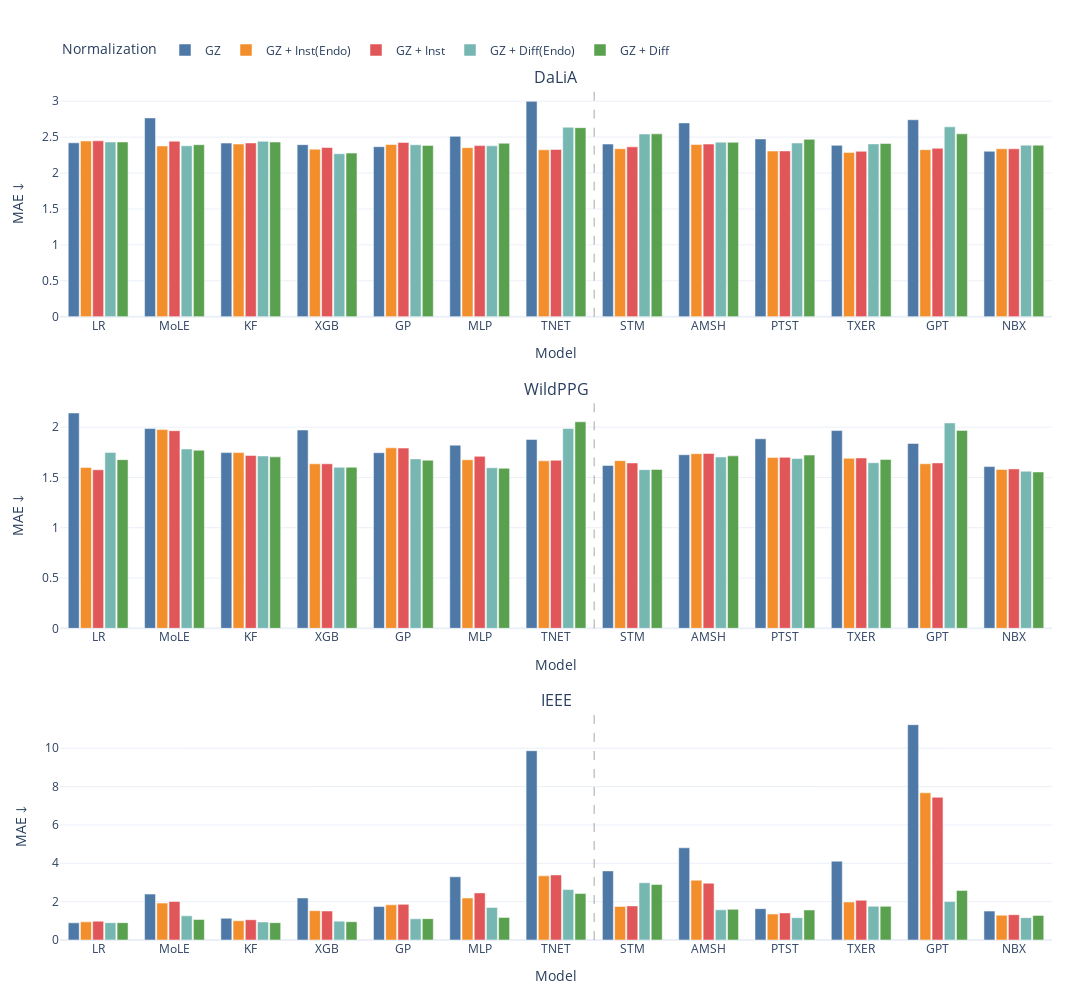

Notebook source saved alongside this figure:
### Code cell
import numpy as np
import plotly.graph_objects as go
from plotly.subplots import make_subplots

from src.constants import model_to_abbr, dataset_to_name

# --------------------
# Inputs
# --------------------
datasets = ["dalia", "wildppg", "ieee"]
norms = ["GZ", "GZ + Inst(Endo)", "GZ + Inst", "GZ + Diff(Endo)", "GZ + Diff"]

# Fixed colors per normalization (consistent across all rows)
norm_colors = {
    "GZ":               "#4E79A7",
    "GZ + Inst(Endo)":  "#F28E2B",
    "GZ + Inst":        "#E15759",
    "GZ + Diff(Endo)":  "#76B7B2",
    "GZ + Diff":        "#59A14F",
}

bm = [b for b in BASELINES if b != "msar"]
# Build matrices: each is (n_models, n_norms)
data = {}
for d in datasets:
    metrics = dataset_metrics[d]
    data[d] = (
        compute_matrix(bm, metrics),  # baselines (first 7)
        compute_matrix(DL, metrics),         # deep learning (last 7)
    )

# X order: 7 baselines + 7 DL (make sure MSAR is in BASELINES)
x_models_baseline = [model_to_abbr[m] for m in bm]   # includes MSAR
x_models_dl       = [model_to_abbr[m] for m in DL]
x_models_all      = x_models_baseline + x_models_dl

# Global y range (or compute per-row if you prefer)
all_vals = []
for d in datasets:
    bz, dz = data[d]
    all_vals.append(np.concatenate([bz, dz], axis=0))
all_vals = np.concatenate(all_vals, axis=0)
ymin, ymax = float(np.nanmin(all_vals)), float(np.nanmax(all_vals))
pad = 0.05 * (ymax - ymin if ymax > ymin else 1.0)
yrange = [ymin - pad, ymax + pad]

# --------------------
# Figure: 3 rows (one per dataset), 1 column
# --------------------
fig = make_subplots(
    rows=len(datasets), cols=1,
    shared_xaxes=False, shared_yaxes=False,
    subplot_titles=[dataset_to_name[d] for d in datasets],
    vertical_spacing=0.10
)

# Show each normalization once in legend (top row)
legend_shown_for_norm = {n: False for n in norms}

for r, d in enumerate(datasets, start=1):
    base_z, dl_z = data[d]          # shapes: (7, 5) each
    z_full = np.vstack([base_z, dl_z])  # shape: (14, 5)

    # One trace per normalization; Plotly will group bars by x category
    for j, norm in enumerate(norms):
        fig.add_trace(
            go.Bar(
                x=x_models_all,
                y=z_full[:, j],
                name=norm,
                legendgroup=norm,
                # ⚠️ DO NOT set offsetgroup/alignmentgroup here
                marker_color=norm_colors[norm],
                showlegend=(not legend_shown_for_norm[norm] and r == 1),
                hovertemplate="Model: %{x}<br>Norm: " + norm + "<br>MAE: %{y:.3f}<extra></extra>",
            ),
            row=r, col=1
        )
        if r == 1:
            legend_shown_for_norm[norm] = True

    # Axes per row
    fig.update_yaxes(title_text="MAE ↓", row=r, col=1)
    fig.update_xaxes(
        title_text="Model",
        categoryorder="array",
        categoryarray=x_models_all,
        row=r, col=1
    )

    # Optional visual separator between first 7 (Baselines) and last 7 (DL)
    # For categorical axes, a vertical line between index 6 and 7:
    fig.add_vline(
        x=6.5, line_width=1, line_dash="dash", line_color="rgba(0,0,0,0.35)",
        row=r, col=1
    )

fig.update_layout(
    barmode="group",          # group bars by model (x)
    bargap=0.20,
    bargroupgap=0.10,
    height=1000,
    width=1400,
    template="plotly_white",
    margin=dict(t=90, l=60, r=40, b=60),
    legend=dict(
        title="Normalization",
        orientation="h",
        yanchor="bottom",
        y=1.03,
        xanchor="left",
        x=0
    )
)

fig.show()

### Figure 1 — Plotly figure (JSON) as saved in the notebook; plotly's stock layout.template omitted (floating-point values rounded to 4 significant figures)
{"data": [{"hovertemplate": "Model: %{x}<br>Norm: GZ<br>MAE: %{y:.3f}<extra></extra>", "legendgroup": "GZ", "marker": {"color": "#4E79A7"}, "name": "GZ", "showlegend": true, "type": "bar", "x": ["LR", "MoLE", "KF", "XGB", "GP", "MLP", "TNET", "STM", "AMSH", "PTST", "TXER", "GPT", "NBX"], "xaxis": "x", "y": [2.421, 2.768, 2.417, 2.395, 2.367, 2.511, 2.998, 2.404, 2.698, 2.475, 2.386, 2.742, 2.303], "yaxis": "y"}, {"hovertemplate": "Model: %{x}<br>Norm: GZ + Inst(Endo)<br>MAE: %{y:.3f}<extra></extra>", "legendgroup": "GZ + Inst(Endo)", "marker": {"color": "#F28E2B"}, "name": "GZ + Inst(Endo)", "showlegend": true, "type": "bar", "x": ["LR", "MoLE", "KF", "XGB", "GP", "MLP", "TNET", "STM", "AMSH", "PTST", "TXER", "GPT", "NBX"], "xaxis": "x", "y": [2.447, 2.377, 2.404, 2.332, 2.398, 2.354, 2.323, 2.338, 2.397, 2.306, 2.287, 2.325, 2.338], "yaxis": "y"}, {"hovertemplate": "Model: %{x}<br>Norm: GZ + Inst<br>MAE: %{y:.3f}<extra></extra>", "legendgroup": "GZ + Inst", "marker": {"color": "#E15759"}, "name": "GZ + Inst", "showlegend": true, "type": "bar", "x": ["LR", "MoLE", "KF", "XGB", "GP", "MLP", "TNET", "STM", "AMSH", "PTST", "TXER", "GPT", "NBX"], "xaxis": "x", "y": [2.449, 2.443, 2.419, 2.355, 2.426, 2.382, 2.329, 2.364, 2.403, 2.308, 2.303, 2.345, 2.338], "yaxis": "y"}, {"hovertemplate": "Model: %{x}<br>Norm: GZ + Diff(Endo)<br>MAE: %{y:.3f}<extra></extra>", "legendgroup": "GZ + Diff(Endo)", "marker": {"color": "#76B7B2"}, "name": "GZ + Diff(Endo)", "showlegend": true, "type": "bar", "x": ["LR", "MoLE", "KF", "XGB", "GP", "MLP", "TNET", "STM", "AMSH", "PTST", "TXER", "GPT", "NBX"], "xaxis": "x", "y": [2.433, 2.379, 2.441, 2.269, 2.394, 2.378, 2.637, 2.543, 2.429, 2.418, 2.406, 2.643, 2.388], "yaxis": "y"}, {"hovertemplate": "Model: %{x}<br>Norm: GZ + Diff<br>MAE: %{y:.3f}<extra></extra>", "legendgroup": "GZ + Diff", "marker": {"color": "#59A14F"}, "name": "GZ + Diff", "showlegend": true, "type": "bar", "x": ["LR", "MoLE", "KF", "XGB", "GP", "MLP", "TNET", "STM", "AMSH", "PTST", "TXER", "GPT", "NBX"], "xaxis": "x", "y": [2.433, 2.394, 2.432, 2.277, 2.385, 2.414, 2.632, 2.545, 2.427, 2.469, 2.412, 2.546, 2.388], "yaxis": "y"}, {"hovertemplate": "Model: %{x}<br>Norm: GZ<br>MAE: %{y:.3f}<extra></extra>", "legendgroup": "GZ", "marker": {"color": "#4E79A7"}, "name": "GZ", "showlegend": false, "type": "bar", "x": ["LR", "MoLE", "KF", "XGB", "GP", "MLP", "TNET", "STM", "AMSH", "PTST", "TXER", "GPT", "NBX"], "xaxis": "x2", "y": [2.141, 1.986, 1.747, 1.971, 1.746, 1.821, 1.878, 1.62, 1.726, 1.884, 1.966, 1.837, 1.608], "yaxis": "y2"}, {"hovertemplate": "Model: %{x}<br>Norm: GZ + Inst(Endo)<br>MAE: %{y:.3f}<extra></extra>", "legendgroup": "GZ + Inst(Endo)", "marker": {"color": "#F28E2B"}, "name": "GZ + Inst(Endo)", "showlegend": false, "type": "bar", "x": ["LR", "MoLE", "KF", "XGB", "GP", "MLP", "TNET", "STM", "AMSH", "PTST", "TXER", "GPT", "NBX"], "xaxis": "x2", "y": [1.6, 1.976, 1.747, 1.636, 1.794, 1.676, 1.665, 1.667, 1.736, 1.698, 1.69, 1.636, 1.579], "yaxis": "y2"}, {"hovertemplate": "Model: %{x}<br>Norm: GZ + Inst<br>MAE: %{y:.3f}<extra></extra>", "legendgroup": "GZ + Inst", "marker": {"color": "#E15759"}, "name": "GZ + Inst", "showlegend": false, "type": "bar", "x": ["LR", "MoLE", "KF", "XGB", "GP", "MLP", "TNET", "STM", "AMSH", "PTST", "TXER", "GPT", "NBX"], "xaxis": "x2", "y": [1.576, 1.965, 1.718, 1.636, 1.792, 1.71, 1.671, 1.644, 1.739, 1.7, 1.694, 1.645, 1.585], "yaxis": "y2"}, {"hovertemplate": "Model: %{x}<br>Norm: GZ + Diff(Endo)<br>MAE: %{y:.3f}<extra></extra>", "legendgroup": "GZ + Diff(Endo)", "marker": {"color": "#76B7B2"}, "name": "GZ + Diff(Endo)", "showlegend": false, "type": "bar", "x": ["LR", "MoLE", "KF", "XGB", "GP", "MLP", "TNET", "STM", "AMSH", "PTST", "TXER", "GPT", "NBX"], "xaxis": "x2", "y": [1.749, 1.783, 1.714, 1.6, 1.685, 1.596, 1.986, 1.578, 1.704, 1.688, 1.646, 2.042, 1.562], "yaxis": "y2"}, {"hovertemplate": "Model: %{x}<br>Norm: GZ + Diff<br>MAE: %{y:.3f}<extra></extra>", "legendgroup": "GZ + Diff", "marker": {"color": "#59A14F"}, "name": "GZ + Diff", "showlegend": false, "type": "bar", "x": ["LR", "MoLE", "KF", "XGB", "GP", "MLP", "TNET", "STM", "AMSH", "PTST", "TXER", "GPT", "NBX"], "xaxis": "x2", "y": [1.677, 1.77, 1.705, 1.601, 1.672, 1.591, 2.053, 1.58, 1.715, 1.722, 1.679, 1.968, 1.554], "yaxis": "y2"}, {"hovertemplate": "Model: %{x}<br>Norm: GZ<br>MAE: %{y:.3f}<extra></extra>", "legendgroup": "GZ", "marker": {"color": "#4E79A7"}, "name": "GZ", "showlegend": false, "type": "bar", "x": ["LR", "MoLE", "KF", "XGB", "GP", "MLP", "TNET", "STM", "AMSH", "PTST", "TXER", "GPT", "NBX"], "xaxis": "x3", "y": [0.8947, 2.395, 1.133, 2.192, 1.746, 3.297, 9.871, 3.604, 4.809, 1.635, 4.11, 11.23, 1.508], "yaxis": "y3"}, {"hovertemplate": "Model: %{x}<br>Norm: GZ + Inst(Endo)<br>MAE: %{y:.3f}<extra></extra>", "legendgroup": "GZ + Inst(Endo)", "marker": {"color": "#F28E2B"}, "name": "GZ + Inst(Endo)", "showlegend": false, "type": "bar", "x": ["LR", "MoLE", "KF", "XGB", "GP", "MLP", "TNET", "STM", "AMSH", "PTST", "TXER", "GPT", "NBX"], "xaxis": "x3", "y": [0.9466, 1.924, 1.004, 1.53, 1.833, 2.187, 3.344, 1.749, 3.118, 1.352, 1.982, 7.675, 1.295], "yaxis": "y3"}, {"hovertemplate": "Model: %{x}<br>Norm: GZ + Inst<br>MAE: %{y:.3f}<extra></extra>", "legendgroup": "GZ + Inst", "marker": {"color": "#E15759"}, "name": "GZ + Inst", "showlegend": false, "type": "bar", "x": ["LR", "MoLE", "KF", "XGB", "GP", "MLP", "TNET", "STM", "AMSH", "PTST", "TXER", "GPT", "NBX"], "xaxis": "x3", "y": [0.9824, 2.008, 1.057, 1.513, 1.859, 2.457, 3.394, 1.779, 2.963, 1.414, 2.07, 7.445, 1.32], "yaxis": "y3"}, {"hovertemplate": "Model: %{x}<br>Norm: GZ + Diff(Endo)<br>MAE: %{y:.3f}<extra></extra>", "legendgroup": "GZ + Diff(Endo)", "marker": {"color": "#76B7B2"}, "name": "GZ + Diff(Endo)", "showlegend": false, "type": "bar", "x": ["LR", "MoLE", "KF", "XGB", "GP", "MLP", "TNET", "STM", "AMSH", "PTST", "TXER", "GPT", "NBX"], "xaxis": "x3", "y": [0.9042, 1.26, 0.9381, 0.9832, 1.104, 1.699, 2.628, 2.986, 1.573, 1.165, 1.759, 2.004, 1.166], "yaxis": "y3"}, {"hovertemplate": "Model: %{x}<br>Norm: GZ + Diff<br>MAE: %{y:.3f}<extra></extra>", "legendgroup": "GZ + Diff", "marker": {"color": "#59A14F"}, "name": "GZ + Diff", "showlegend": false, "type": "bar", "x": ["LR", "MoLE", "KF", "XGB", "GP", "MLP", "TNET", "STM", "AMSH", "PTST", "TXER", "GPT", "NBX"], "xaxis": "x3", "y": [0.9047, 1.067, 0.9039, 0.952, 1.113, 1.178, 2.423, 2.892, 1.597, 1.566, 1.755, 2.583, 1.283], "yaxis": "y3"}], "layout": {"annotations": [{"font": {"size": 16}, "showarrow": false, "text": "DaLiA", "x": 0.5, "xanchor": "center", "xref": "paper", "y": 1, "yanchor": "bottom", "yref": "paper"}, {"font": {"size": 16}, "showarrow": false, "text": "WildPPG", "x": 0.5, "xanchor": "center", "xref": "paper", "y": 0.6333, "yanchor": "bottom", "yref": "paper"}, {"font": {"size": 16}, "showarrow": false, "text": "IEEE", "x": 0.5, "xanchor": "center", "xref": "paper", "y": 0.2667, "yanchor": "bottom", "yref": "paper"}], "bargap": 0.2, "bargroupgap": 0.1, "barmode": "group", "height": 1000, "legend": {"orientation": "h", "title": {"text": "Normalization"}, "x": 0, "xanchor": "left", "y": 1.03, "yanchor": "bottom"}, "margin": {"b": 60, "l": 60, "r": 40, "t": 90}, "shapes": [{"line": {"color": "rgba(0,0,0,0.35)", "dash": "dash", "width": 1}, "type": "line", "x0": 6.5, "x1": 6.5, "xref": "x", "y0": 0, "y1": 1, "yref": "y domain"}, {"line": {"color": "rgba(0,0,0,0.35)", "dash": "dash", "width": 1}, "type": "line", "x0": 6.5, "x1": 6.5, "xref": "x2", "y0": 0, "y1": 1, "yref": "y2 domain"}, {"line": {"color": "rgba(0,0,0,0.35)", "dash": "dash", "width": 1}, "type": "line", "x0": 6.5, "x1": 6.5, "xref": "x3", "y0": 0, "y1": 1, "yref": "y3 domain"}], "width": 1400, "xaxis": {"anchor": "y", "categoryarray": ["LR", "MoLE", "KF", "XGB", "GP", "MLP", "TNET", "STM", "AMSH", "PTST", "TXER", "GPT", "NBX"], "categoryorder": "array", "domain": [0, 1], "title": {"text": "Model"}}, "xaxis2": {"anchor": "y2", "categoryarray": ["LR", "MoLE", "KF", "XGB", "GP", "MLP", "TNET", "STM", "AMSH", "PTST", "TXER", "GPT", "NBX"], "categoryorder": "array", "domain": [0, 1], "title": {"text": "Model"}}, "xaxis3": {"anchor": "y3", "categoryarray": ["LR", "MoLE", "KF", "XGB", "GP", "MLP", "TNET", "STM", "AMSH", "PTST", "TXER", "GPT", "NBX"], "categoryorder": "array", "domain": [0, 1], "title": {"text": "Model"}}, "yaxis": {"anchor": "x", "domain": [0.7333, 1], "title": {"text": "MAE ↓"}}, "yaxis2": {"anchor": "x2", "domain": [0.3667, 0.6333], "title": {"text": "MAE ↓"}}, "yaxis3": {"anchor": "x3", "domain": [0, 0.2667], "title": {"text": "MAE ↓"}}}}
